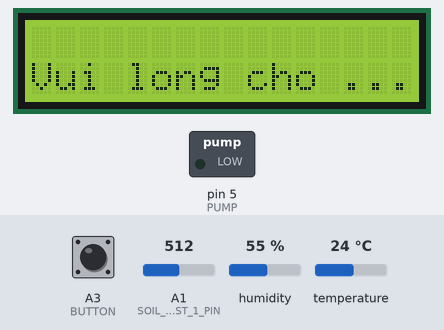
The sketch below on a simulated Arduino Uno, built with avr-gcc and run on an emulated ATmega328P. On the bench: 16×2 character LCD, switched loads named in the sketch (green lamp = pin HIGH). The inputs (shaded band) are chosen by the test bench; at power-on: A3 (BUTTON) HIGH, A1 (SOIL_MOIST_1_PIN) = 512, humidity 55 %, temperature 24 °C. What the sketch prints to the serial monitor is not drawn.

Above: at 1.8 s.
1.9 s: A3 (BUTTON) pulled LOW for 0.15 s
At 2.6 s:
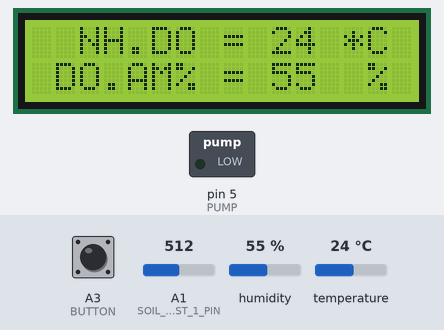
5.0 s: A3 (BUTTON) pulled LOW for 1 s
At 5.9 s:
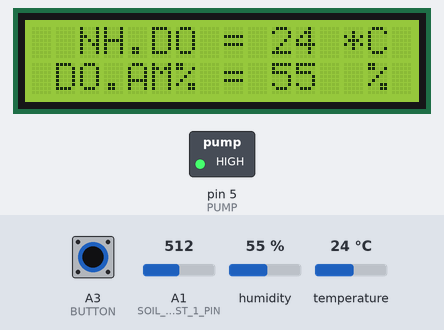
7.6 s: A3 (BUTTON) pulled LOW for 0.15 s
At 9.3 s:
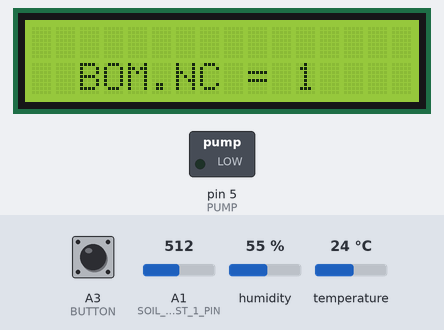
10.2 s: A3 (BUTTON) pulled LOW for 3.2 s
At 15.1 s:
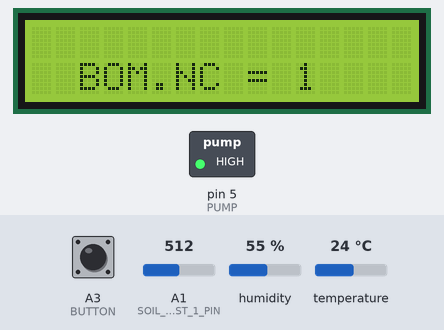
Timing chart, 0 to 16.6 s (numbered marks = the images above; inputs shaded):
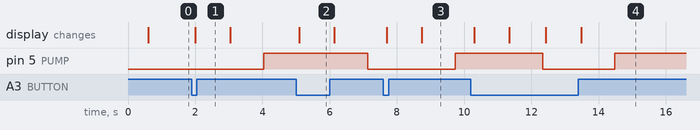

Measured:
- after the input at 1.9 s, pin 5 (PUMP): LOW → HIGH after 2.1 s; the display: changes after 0.09 s (image 1)
- after the input at 5.0 s, pin 5 (PUMP): HIGH → LOW after 2.1 s; the display: changes after 0.09 s (image 2)
- after the input at 7.6 s, pin 5 (PUMP): LOW → HIGH after 2.1 s; the display: first changes after 0.09 s (image 3 shows a later state)
- after the input at 10.2 s, pin 5 (PUMP): HIGH → LOW after 2.1 s, → HIGH 2.1 s later

The sketch:

automaticwwatering.ino
```cpp
#include <Adafruit_Sensor.h>
#include <DHT.h>
#include <DHT_U.h>
#include <Wire.h>
#include <LiquidCrystal_I2C.h>
#define SOIL_MOIST_1_PIN A1
#define DHTTYPE DHT11
#define PUMP 5
#define BUTTON A3
#define DHTTYPE DHT11
#define DHTPIN 2
LiquidCrystal_I2C lcd(0x3F,16,2);

DHT dht(DHTPIN, DHTTYPE);

int humDHT;
int tempDHT;
int soilMoist;

// Biến lưu trạng thái bơm
boolean pumpWaterStatus = 0;
int timePumpOn = 20; // Thời gian bật bơm nước
// Biến cho timer
long sampleTimingSeconds = 50; // ==> Thời gian đọc cảm biến (s)
long startTiming = 0;
long elapsedTime = 0;

void setup()
{
  pinMode(PUMP, OUTPUT);
  pinMode(BUTTON, INPUT_PULLUP);
   aplyCmd();
  // Khởi tạo cổng serial baud 115200
  Serial.begin(115200);
  lcd.begin(16, 2);

  // Bắt đầu đọc dữ liệu
  readSensors(); // Khởi tạo đọc cảm biến
  startTiming = millis(); // Bắt đầu đếm thời gian
  lcd.clear();
  lcd.setCursor(0, 1);
  lcd.print("Vui long cho ...");
}

void loop() {
  // Khởi tạo timer
  elapsedTime = millis() - startTiming;
  readLocalCmd();

  if (elapsedTime > (sampleTimingSeconds * 1000))
  {
    readSensors();
    printData();
    showDataLCD();
    autoControlPlantation();
    startTiming = millis();
  }
}

int getSoilMoist()
{
  int i = 0;
  int anaValue = 0;
  for (i = 0; i < 10; i++)  //
  {
    anaValue += analogRead(SOIL_MOIST_1_PIN); //Đọc giá trị cảm biến độ ẩm đất
    delay(50);   // Đợi đọc giá trị ADC
  }
  anaValue = anaValue / (i);
  anaValue = map(anaValue, 1023, 0, 0, 100); //Ít nước:0%  ==> Nhiều nước 100%
  return anaValue;
}
void readSensors(void)
{
  tempDHT = dht.readTemperature();   //Đọc nhiệt độ DHT22
  humDHT = dht.readHumidity();       //Đọc độ ẩm DHT22
  soilMoist = getSoilMoist();        //Đọc cảm biến độ ẩm đất
}
void showDataLCD(void)
{
  lcd.setCursor(0, 1);
  lcd.print(" DO.AM% = ");
  lcd.print(humDHT);
  lcd.println("  % " );

  lcd.setCursor(1, 0);
  lcd.print(" NH.DO = ");
  lcd.print(tempDHT);
  lcd.println(" *C ");
  delay(1000);
  lcd.clear();
  lcd.setCursor(0, 1);
  lcd.print(" AM.DAT% = ");
  lcd.print(soilMoist);
  lcd.println("  %   " );


  lcd.clear();
  lcd.setCursor(0, 1);
  lcd.print("  BOM.NC = ");
  lcd.print(pumpWaterStatus);
  lcd.println("      " );

  delay(1000);
}
void printData(void)
{
  // IN thông tin ra màn hình
  Serial.print("Do am: ");
  Serial.print(humDHT);
  Serial.print(" %\t");
  Serial.print("Nhiet do: ");
  Serial.print(tempDHT);
  Serial.print(" *C\t");
  Serial.print("Do am dat: ");
  Serial.print(soilMoist);
  Serial.println(" %");
}
/***************************************************
  Hàm bật bơm nước
****************************************************/
void turnPumpOn()
{
  digitalWrite(PUMP, HIGH);
  pumpWaterStatus = 1;
  showDataLCD();
  delay (timePumpOn * 1000);
  digitalWrite(PUMP, LOW);
  pumpWaterStatus = 0;
  showDataLCD();
}
/****************************************************************
  Hàm đọc trạng thái bơm và kiểm tra nút nhấn
  (Nút nhấn mặc định là mức "CAO"):
****************************************************************/
void readLocalCmd()
{
  int digiValue = debounce(BUTTON);
  if (!digiValue)
  {
    pumpWaterStatus = !pumpWaterStatus;
    showDataLCD();
    aplyCmd();
  }
}
/***************************************************
  Hàm kiểm tra trạng thái phím bấm
****************************************************/
boolean debounce(int pin)
{
  boolean state;
  boolean previousState;
  const int debounceDelay = 60;

  previousState = digitalRead(pin);
  for (int counter = 0; counter < debounceDelay; counter++)
  {
    delay(1);
    state = digitalRead(pin);
    if (state != previousState)
    {
      counter = 0;
      previousState = state;
    }
  }
  return state;
}
/***************************************************
   Chức năng tự động tưới tiêu
****************************************************/
void autoControlPlantation()
{
  //-------- PHUN NƯỚC ------//
  if (soilMoist < 40 || tempDHT > 35)
  {
    turnPumpOn();
  }
}
void aplyCmd()
{
  if (pumpWaterStatus == 1) digitalWrite(PUMP, HIGH);
  if (pumpWaterStatus == 0) digitalWrite(PUMP, LOW);
}
```
